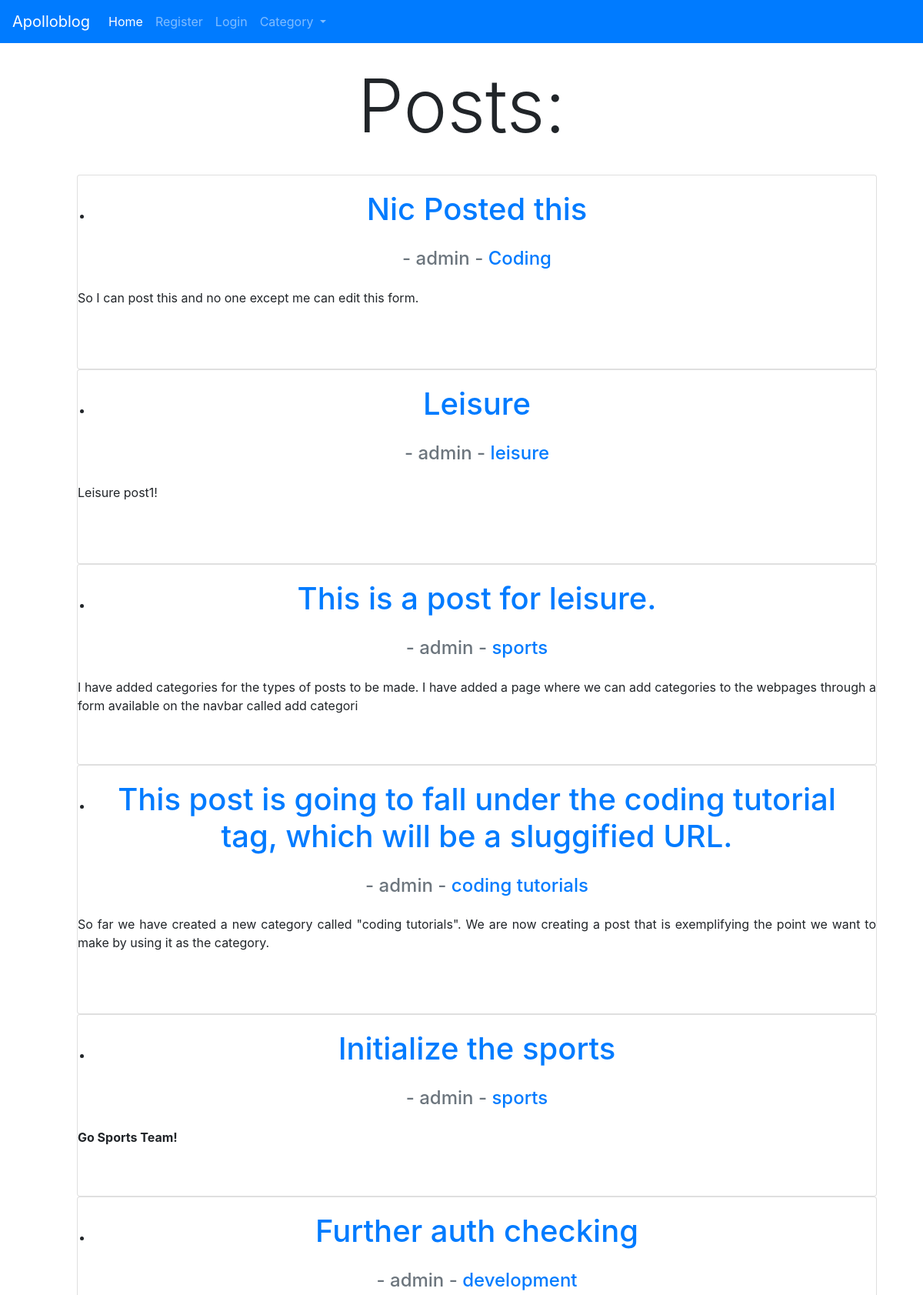
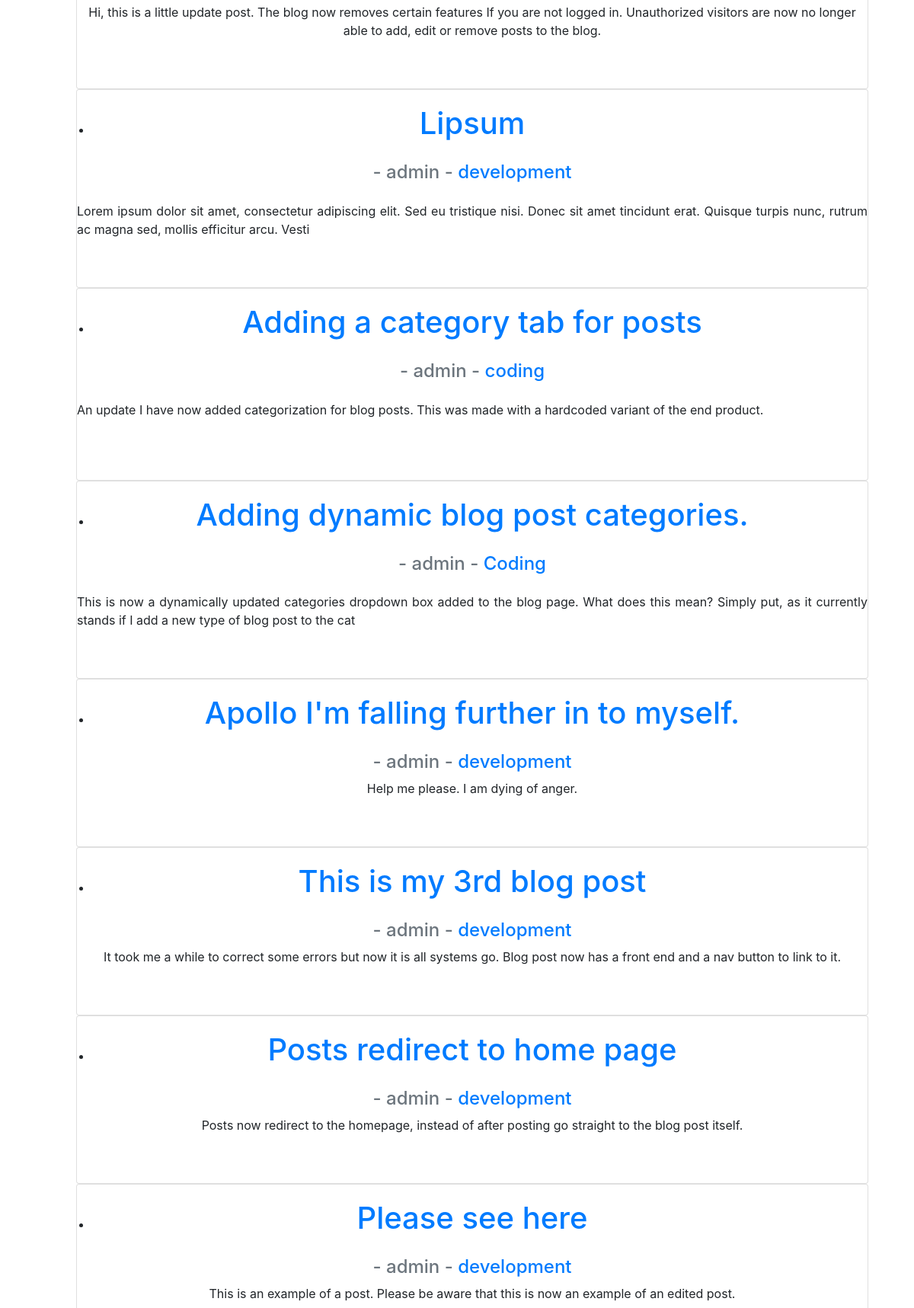
The page / (upper part) on the database its author committed (2 pictures, top to bottom).
### blogroot/models.py (models this page shows, shortened)
class Post(models.Model):
	title = models.CharField(max_length=255) #max char length
	title_tag = models.CharField(max_length=255)
	author = models.ForeignKey(User, null=True, on_delete=models.CASCADE)
	body = models.TextField() #input field for text
	name = "Apollo Blog"
	post_date = models.DateField(auto_now_add = True)
	category = models.CharField(max_length=255, default='development')
	likes = models.ManyToManyField(User, related_name='blog_posts')

### blogroot/views.py (the view)
# urls.py: path('', HomeView.as_view(), name='home'),
class HomeView(ListView): # pass in ListView
	model = Post #so our post will appear as a list on homepage
	template_name = 'home.html' #home.html template already created
	ordering = ['-post_date']
	def get_context_data(self, *args, **kwargs):
		cat_menu = Category.objects.all()
		context = super(HomeView, self).get_context_data(*args, **kwargs)
		context["cat_menu"] = cat_menu
		return context

### blogroot/models.py (called while the page is built)
	def __str__(self):
		return self.name

### blogroot/templates/home.html (shortened to what this page needs)
{% extends 'base.html' %}
{% block content %}
<body>
<div class="container-fluid">
<h1 class="display-1"align= center>Posts:</h1> <br />
<ul>
{% for post in object_list %}
<div class="card" align= center>
	<div class="card-body"align= center>
		<li><a  href="{% url 'article_detail' post.pk %}">
		<h1 class="card-title" align= center>{{ post.title }}</h1></a>
</div>
	 	<h4 class="card-subtitle mb-2 text-muted" align= center> - {{ post.author.username }} - <a href="{% url 'category' post.category|slugify %}"> {{ post.category }} </a></h4>
	 	<p class ="card-text" align= center> {{ post.body | slice:":200"|safe }} </p> <br />
	 </small>  <br />
</div>
{% endfor %}
</ul>
{% endblock %}

### rows shown on the page
Post: title "Nic Posted this", author.username "admin", category "Coding", body "So I can post this and no one except me can edit this form."
Post: title "Leisure", author.username "admin", category "leisure", body "Leisure post1!"
Post: title "This is a post for leisure.", author.username "admin", category "sports", body "I have added categories for the types of posts to be made. I have added a page where we can add categories to the webpages through a form available on the navbar called add categori"
Post: title "This post is going to fall under the coding tutorial tag, which will be a sluggified URL.", author.username "admin", category "coding tutorials", body "So far we have created a new category called \"coding tutorials\". We are now creating a post that is exemplifying the point we want to make by using it as the category."
Post: title "Initialize the sports", author.username "admin", category "sports", body "Go Sports Team!"
Post: title "Further auth checking", author.username "admin", category "development", body "Hi, this is a little update post. The blog now removes certain features If you are not logged in. Unauthorized visitors are now no longer able to add, edit or remove posts to the blog."
Post: title "Lipsum", author.username "admin", category "development", body "Lorem ipsum dolor sit amet, consectetur adipiscing elit. Sed eu tristique nisi. Donec sit amet tincidunt erat. Quisque turpis nunc, rutrum ac magna sed, mollis efficitur arcu. Vesti"
Post: title "Adding a category tab for posts", author.username "admin", category "coding", body "An update I have now added categorization for blog posts. This was made with a hardcoded variant of the end product."
Post: title "Adding dynamic blog post categories.", author.username "admin", category "Coding", body "This is now a dynamically updated categories dropdown box added to the blog page. What does this mean? Simply put, as it currently stands if I add a new type of blog post to the cat"
Post: title "Apollo I'm falling further in to myself.", author.username "admin", category "development", body "Help me please. I am dying of anger."
Post: title "This is my 3rd blog post", author.username "admin", category "development", body "It took me a while to correct some errors but now it is all systems go. Blog post now has a front end and a nav button to link to it."
Post: title "Posts redirect to home page", author.username "admin", category "development", body "Posts now redirect to the homepage, instead of after posting go straight to the blog post itself."
Post: title "Please see here", author.username "admin", category "development", body "This is an example of a post. Please be aware that this is now an example of an edited post."
